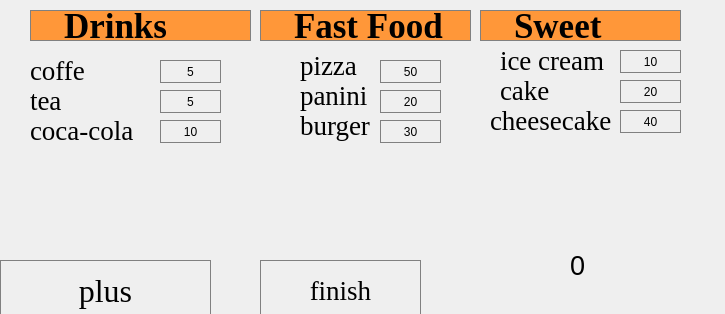
<?xml version="1.0" encoding="UTF-8"?>
<ui version="4.0">
 <class>MainWindow</class>
 <widget class="QMainWindow" name="MainWindow">
  <property name="geometry">
   <rect>
    <x>0</x>
    <y>0</y>
    <width>725</width>
    <height>314</height>
   </rect>
  </property>
  <property name="windowTitle">
   <string>MainWindow</string>
  </property>
  <widget class="QWidget" name="centralwidget">
   <widget class="QLabel" name="label">
    <property name="geometry">
     <rect>
      <x>30</x>
      <y>10</y>
      <width>221</width>
      <height>31</height>
     </rect>
    </property>
    <property name="font">
     <font>
      <family>Times New Roman</family>
      <pointsize>26</pointsize>
      <weight>75</weight>
      <bold>true</bold>
     </font>
    </property>
    <property name="toolTipDuration">
     <number>-1</number>
    </property>
    <property name="styleSheet">
     <string notr="true">QLabel{
background-color: rgb(255,151,57);
color: black;
border: 1px solid gray;
}
</string>
    </property>
    <property name="text">
     <string>Drinks</string>
    </property>
    <property name="margin">
     <number>0</number>
    </property>
    <property name="indent">
     <number>33</number>
    </property>
   </widget>
   <widget class="QLabel" name="label_2">
    <property name="geometry">
     <rect>
      <x>260</x>
      <y>10</y>
      <width>211</width>
      <height>31</height>
     </rect>
    </property>
    <property name="font">
     <font>
      <family>Times New Roman</family>
      <pointsize>26</pointsize>
      <weight>75</weight>
      <bold>true</bold>
     </font>
    </property>
    <property name="toolTipDuration">
     <number>-1</number>
    </property>
    <property name="styleSheet">
     <string notr="true">QLabel{
background-color: rgb(255,151,57);
color: black;
border: 1px solid gray;
}
</string>
    </property>
    <property name="text">
     <string>Fast Food</string>
    </property>
    <property name="margin">
     <number>0</number>
    </property>
    <property name="indent">
     <number>33</number>
    </property>
   </widget>
   <widget class="QLabel" name="label_3">
    <property name="geometry">
     <rect>
      <x>480</x>
      <y>10</y>
      <width>201</width>
      <height>31</height>
     </rect>
    </property>
    <property name="font">
     <font>
      <family>Times New Roman</family>
      <pointsize>26</pointsize>
      <weight>75</weight>
      <bold>true</bold>
     </font>
    </property>
    <property name="toolTipDuration">
     <number>-1</number>
    </property>
    <property name="styleSheet">
     <string notr="true">QLabel{
background-color: rgb(255,151,57);
color: black;
border: 1px solid gray;
}
</string>
    </property>
    <property name="text">
     <string>Sweet</string>
    </property>
    <property name="margin">
     <number>0</number>
    </property>
    <property name="indent">
     <number>33</number>
    </property>
   </widget>
   <widget class="QLabel" name="label_4">
    <property name="geometry">
     <rect>
      <x>30</x>
      <y>60</y>
      <width>91</width>
      <height>21</height>
     </rect>
    </property>
    <property name="font">
     <font>
      <family>Times New Roman</family>
      <pointsize>20</pointsize>
     </font>
    </property>
    <property name="styleSheet">
     <string notr="true"/>
    </property>
    <property name="text">
     <string>coffe</string>
    </property>
   </widget>
   <widget class="QLabel" name="label_5">
    <property name="geometry">
     <rect>
      <x>30</x>
      <y>90</y>
      <width>91</width>
      <height>21</height>
     </rect>
    </property>
    <property name="font">
     <font>
      <family>Times New Roman</family>
      <pointsize>20</pointsize>
     </font>
    </property>
    <property name="text">
     <string>tea</string>
    </property>
   </widget>
   <widget class="QLabel" name="label_6">
    <property name="geometry">
     <rect>
      <x>30</x>
      <y>120</y>
      <width>111</width>
      <height>21</height>
     </rect>
    </property>
    <property name="font">
     <font>
      <family>Times New Roman</family>
      <pointsize>20</pointsize>
     </font>
    </property>
    <property name="text">
     <string>coca-cola</string>
    </property>
   </widget>
   <widget class="QLabel" name="label_7">
    <property name="geometry">
     <rect>
      <x>300</x>
      <y>80</y>
      <width>91</width>
      <height>31</height>
     </rect>
    </property>
    <property name="font">
     <font>
      <family>Times New Roman</family>
      <pointsize>20</pointsize>
      <weight>50</weight>
      <bold>false</bold>
     </font>
    </property>
    <property name="text">
     <string>panini</string>
    </property>
   </widget>
   <widget class="QLabel" name="label_8">
    <property name="geometry">
     <rect>
      <x>300</x>
      <y>50</y>
      <width>91</width>
      <height>31</height>
     </rect>
    </property>
    <property name="font">
     <font>
      <family>Times New Roman</family>
      <pointsize>20</pointsize>
     </font>
    </property>
    <property name="text">
     <string>pizza</string>
    </property>
   </widget>
   <widget class="QLabel" name="label_9">
    <property name="geometry">
     <rect>
      <x>300</x>
      <y>110</y>
      <width>91</width>
      <height>31</height>
     </rect>
    </property>
    <property name="font">
     <font>
      <family>Times New Roman</family>
      <pointsize>20</pointsize>
     </font>
    </property>
    <property name="text">
     <string>burger</string>
    </property>
   </widget>
   <widget class="QLabel" name="label_10">
    <property name="geometry">
     <rect>
      <x>500</x>
      <y>80</y>
      <width>91</width>
      <height>21</height>
     </rect>
    </property>
    <property name="font">
     <font>
      <family>Times New Roman</family>
      <pointsize>20</pointsize>
     </font>
    </property>
    <property name="text">
     <string>cake</string>
    </property>
   </widget>
   <widget class="QLabel" name="label_11">
    <property name="geometry">
     <rect>
      <x>500</x>
      <y>50</y>
      <width>111</width>
      <height>21</height>
     </rect>
    </property>
    <property name="font">
     <font>
      <family>Times New Roman</family>
      <pointsize>20</pointsize>
     </font>
    </property>
    <property name="text">
     <string>ice cream</string>
    </property>
   </widget>
   <widget class="QLabel" name="label_12">
    <property name="geometry">
     <rect>
      <x>490</x>
      <y>110</y>
      <width>121</width>
      <height>21</height>
     </rect>
    </property>
    <property name="font">
     <font>
      <family>Times New Roman</family>
      <pointsize>20</pointsize>
     </font>
    </property>
    <property name="text">
     <string>cheesecakes</string>
    </property>
   </widget>
   <widget class="QPushButton" name="pushButton_coffe">
    <property name="geometry">
     <rect>
      <x>160</x>
      <y>60</y>
      <width>61</width>
      <height>23</height>
     </rect>
    </property>
    <property name="styleSheet">
     <string notr="true">QPushButton{
 border: 1px solid gray;
}
QPushButton: pressed{
background-color: qlineargradient(x1:0, y1:0, x2:0,y2:1,
                                          stop: 0#dadbde, stop: 1#f6f7fa);
}</string>
    </property>
    <property name="text">
     <string>5</string>
    </property>
   </widget>
   <widget class="QPushButton" name="pushButton_tea">
    <property name="geometry">
     <rect>
      <x>160</x>
      <y>90</y>
      <width>61</width>
      <height>23</height>
     </rect>
    </property>
    <property name="styleSheet">
     <string notr="true">QPushButton{
 border: 1px solid gray;
}
QPushButton: pressed{
background-color: qlineargradient(x1:0, y1:0, x2:0,y2:1,
                                          stop: 0#dadbde, stop: 1#f6f7fa);
}</string>
    </property>
    <property name="text">
     <string>5</string>
    </property>
   </widget>
   <widget class="QPushButton" name="pushButton_cola">
    <property name="geometry">
     <rect>
      <x>160</x>
      <y>120</y>
      <width>61</width>
      <height>23</height>
     </rect>
    </property>
    <property name="styleSheet">
     <string notr="true">QPushButton{
 border: 1px solid gray;
}
QPushButton: pressed{
background-color: qlineargradient(x1:0, y1:0, x2:0,y2:1,
                                          stop: 0#dadbde, stop: 1#f6f7fa);
}</string>
    </property>
    <property name="text">
     <string>10</string>
    </property>
   </widget>
   <widget class="QPushButton" name="pushButton_pizza">
    <property name="geometry">
     <rect>
      <x>380</x>
      <y>60</y>
      <width>61</width>
      <height>23</height>
     </rect>
    </property>
    <property name="styleSheet">
     <string notr="true">QPushButton{
 border: 1px solid gray;
}
QPushButton: pressed{
background-color: qlineargradient(x1:0, y1:0, x2:0,y2:1,
                                          stop: 0#dadbde, stop: 1#f6f7fa);
}</string>
    </property>
    <property name="text">
     <string>50</string>
    </property>
   </widget>
   <widget class="QPushButton" name="pushButton_panini">
    <property name="geometry">
     <rect>
      <x>380</x>
      <y>90</y>
      <width>61</width>
      <height>23</height>
     </rect>
    </property>
    <property name="styleSheet">
     <string notr="true">QPushButton{
 border: 1px solid gray;
}
QPushButton: pressed{
background-color: qlineargradient(x1:0, y1:0, x2:0,y2:1,
                                          stop: 0#dadbde, stop: 1#f6f7fa);
}</string>
    </property>
    <property name="text">
     <string>20</string>
    </property>
   </widget>
   <widget class="QPushButton" name="pushButton_burger">
    <property name="geometry">
     <rect>
      <x>380</x>
      <y>120</y>
      <width>61</width>
      <height>23</height>
     </rect>
    </property>
    <property name="styleSheet">
     <string notr="true">QPushButton{
 border: 1px solid gray;
}
QPushButton: pressed{
background-color: qlineargradient(x1:0, y1:0, x2:0,y2:1,
                                          stop: 0#dadbde, stop: 1#f6f7fa);
}</string>
    </property>
    <property name="text">
     <string>30</string>
    </property>
   </widget>
   <widget class="QPushButton" name="pushButton_ice">
    <property name="geometry">
     <rect>
      <x>620</x>
      <y>50</y>
      <width>61</width>
      <height>23</height>
     </rect>
    </property>
    <property name="styleSheet">
     <string notr="true">QPushButton{
 border: 1px solid gray;
}
QPushButton: pressed{
background-color: qlineargradient(x1:0, y1:0, x2:0,y2:1,
                                          stop: 0#dadbde, stop: 1#f6f7fa);
}</string>
    </property>
    <property name="text">
     <string>10</string>
    </property>
   </widget>
   <widget class="QPushButton" name="pushButton_cake">
    <property name="geometry">
     <rect>
      <x>620</x>
      <y>80</y>
      <width>61</width>
      <height>23</height>
     </rect>
    </property>
    <property name="styleSheet">
     <string notr="true">QPushButton{
 border: 1px solid gray;
}
QPushButton: pressed{
background-color: qlineargradient(x1:0, y1:0, x2:0,y2:1,
                                          stop: 0#dadbde, stop: 1#f6f7fa);
}</string>
    </property>
    <property name="text">
     <string>20</string>
    </property>
   </widget>
   <widget class="QPushButton" name="pushButton_cheesecake">
    <property name="geometry">
     <rect>
      <x>620</x>
      <y>110</y>
      <width>61</width>
      <height>23</height>
     </rect>
    </property>
    <property name="styleSheet">
     <string notr="true">QPushButton{
 border: 1px solid gray;
}
QPushButton: pressed{
background-color: qlineargradient(x1:0, y1:0, x2:0,y2:1,
                                          stop: 0#dadbde, stop: 1#f6f7fa);
}</string>
    </property>
    <property name="text">
     <string>40</string>
    </property>
   </widget>
   <widget class="QPushButton" name="pushButton_plus">
    <property name="geometry">
     <rect>
      <x>0</x>
      <y>260</y>
      <width>211</width>
      <height>61</height>
     </rect>
    </property>
    <property name="font">
     <font>
      <family>Times New Roman</family>
      <pointsize>24</pointsize>
     </font>
    </property>
    <property name="styleSheet">
     <string notr="true">QPushButton{
backgroud-color: rgb(215,215,215);
border:1px solid gray;
}
QPushButton:pressed{
background-color:qlineargradient(x1:0, y1:0, x2:0, y2:1,
                                  stop: 0 #BEBEBE, stop: 1#D7D7D7);
}</string>
    </property>
    <property name="text">
     <string>plus</string>
    </property>
   </widget>
   <widget class="QLabel" name="result_show">
    <property name="geometry">
     <rect>
      <x>570</x>
      <y>220</y>
      <width>151</width>
      <height>91</height>
     </rect>
    </property>
    <property name="font">
     <font>
      <pointsize>20</pointsize>
     </font>
    </property>
    <property name="styleSheet">
     <string notr="true">QLabel{
   qproperty-alignment:'AlignVCenter | AlignRight';
   border-bottom: 1px solid gray;
border: 1px solid gray;
}

background-color : white;

</string>
    </property>
    <property name="text">
     <string>0</string>
    </property>
   </widget>
   <widget class="QPushButton" name="pushButton_suma">
    <property name="geometry">
     <rect>
      <x>260</x>
      <y>260</y>
      <width>161</width>
      <height>61</height>
     </rect>
    </property>
    <property name="font">
     <font>
      <family>Times New Roman</family>
      <pointsize>20</pointsize>
     </font>
    </property>
    <property name="styleSheet">
     <string notr="true">QPushButton{
backgroud-color: rgb(215,215,215);
border:1px solid gray;
}
QPushButton:pressed{
background-color:qlineargradient(x1:0, y1:0, x2:0, y2:1,
                                  stop: 0 #BEBEBE, stop: 1#D7D7D7);
}</string>
    </property>
    <property name="text">
     <string>finish</string>
    </property>
   </widget>
  </widget>
 </widget>
 <resources/>
 <connections/>
</ui>
